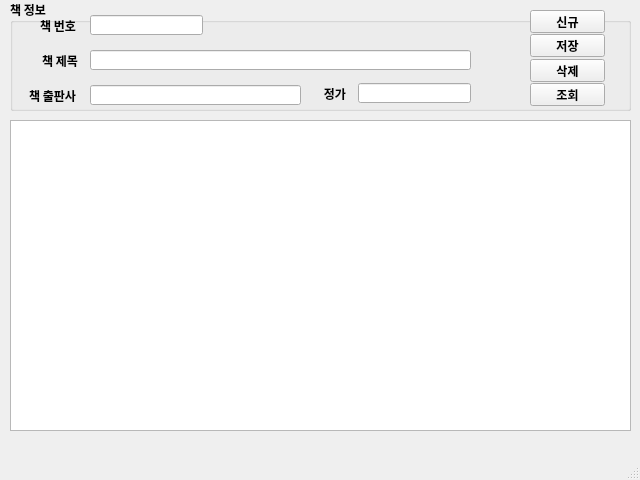
<?xml version="1.0" encoding="UTF-8"?>
<ui version="4.0">
 <class>MainWindow</class>
 <widget class="QMainWindow" name="MainWindow">
  <property name="geometry">
   <rect>
    <x>0</x>
    <y>0</y>
    <width>640</width>
    <height>480</height>
   </rect>
  </property>
  <property name="maximumSize">
   <size>
    <width>640</width>
    <height>480</height>
   </size>
  </property>
  <property name="font">
   <font>
    <family>나눔고딕</family>
    <weight>75</weight>
    <bold>true</bold>
   </font>
  </property>
  <property name="windowTitle">
   <string>마당 도서관리 V1.0</string>
  </property>
  <widget class="QWidget" name="centralwidget">
   <widget class="QGroupBox" name="groupBox">
    <property name="geometry">
     <rect>
      <x>10</x>
      <y>0</y>
      <width>621</width>
      <height>111</height>
     </rect>
    </property>
    <property name="title">
     <string>책 정보</string>
    </property>
    <widget class="QLabel" name="label">
     <property name="geometry">
      <rect>
       <x>10</x>
       <y>20</y>
       <width>56</width>
       <height>12</height>
      </rect>
     </property>
     <property name="text">
      <string>책 번호</string>
     </property>
     <property name="alignment">
      <set>Qt::AlignRight|Qt::AlignTrailing|Qt::AlignVCenter</set>
     </property>
    </widget>
    <widget class="QLineEdit" name="txtBookid">
     <property name="geometry">
      <rect>
       <x>80</x>
       <y>15</y>
       <width>113</width>
       <height>20</height>
      </rect>
     </property>
    </widget>
    <widget class="QLabel" name="label_2">
     <property name="geometry">
      <rect>
       <x>12</x>
       <y>55</y>
       <width>56</width>
       <height>12</height>
      </rect>
     </property>
     <property name="text">
      <string>책 제목</string>
     </property>
     <property name="alignment">
      <set>Qt::AlignRight|Qt::AlignTrailing|Qt::AlignVCenter</set>
     </property>
    </widget>
    <widget class="QLineEdit" name="txtBookName">
     <property name="geometry">
      <rect>
       <x>80</x>
       <y>50</y>
       <width>381</width>
       <height>20</height>
      </rect>
     </property>
    </widget>
    <widget class="QLabel" name="label_3">
     <property name="geometry">
      <rect>
       <x>10</x>
       <y>90</y>
       <width>56</width>
       <height>12</height>
      </rect>
     </property>
     <property name="text">
      <string>책 출판사</string>
     </property>
     <property name="alignment">
      <set>Qt::AlignRight|Qt::AlignTrailing|Qt::AlignVCenter</set>
     </property>
    </widget>
    <widget class="QLineEdit" name="txtPrice">
     <property name="geometry">
      <rect>
       <x>348</x>
       <y>83</y>
       <width>113</width>
       <height>20</height>
      </rect>
     </property>
    </widget>
    <widget class="QLabel" name="label_4">
     <property name="geometry">
      <rect>
       <x>280</x>
       <y>88</y>
       <width>56</width>
       <height>12</height>
      </rect>
     </property>
     <property name="text">
      <string>정가</string>
     </property>
     <property name="alignment">
      <set>Qt::AlignRight|Qt::AlignTrailing|Qt::AlignVCenter</set>
     </property>
    </widget>
    <widget class="QLineEdit" name="txtPublisher">
     <property name="geometry">
      <rect>
       <x>80</x>
       <y>85</y>
       <width>211</width>
       <height>20</height>
      </rect>
     </property>
    </widget>
    <widget class="QPushButton" name="btnNew">
     <property name="geometry">
      <rect>
       <x>520</x>
       <y>10</y>
       <width>75</width>
       <height>23</height>
      </rect>
     </property>
     <property name="text">
      <string>신규</string>
     </property>
    </widget>
    <widget class="QPushButton" name="btnSave">
     <property name="geometry">
      <rect>
       <x>520</x>
       <y>34</y>
       <width>75</width>
       <height>23</height>
      </rect>
     </property>
     <property name="text">
      <string>저장</string>
     </property>
    </widget>
    <widget class="QPushButton" name="btnDel">
     <property name="geometry">
      <rect>
       <x>520</x>
       <y>59</y>
       <width>75</width>
       <height>23</height>
      </rect>
     </property>
     <property name="text">
      <string>삭제</string>
     </property>
    </widget>
    <widget class="QPushButton" name="btnReload">
     <property name="geometry">
      <rect>
       <x>520</x>
       <y>83</y>
       <width>75</width>
       <height>23</height>
      </rect>
     </property>
     <property name="text">
      <string>조회</string>
     </property>
    </widget>
   </widget>
   <widget class="QTableWidget" name="tblBooks">
    <property name="geometry">
     <rect>
      <x>10</x>
      <y>120</y>
      <width>621</width>
      <height>311</height>
     </rect>
    </property>
   </widget>
  </widget>
  <widget class="QMenuBar" name="menubar">
   <property name="geometry">
    <rect>
     <x>0</x>
     <y>0</y>
     <width>640</width>
     <height>20</height>
    </rect>
   </property>
  </widget>
  <widget class="QStatusBar" name="statusbar"/>
 </widget>
 <resources/>
 <connections/>
</ui>
